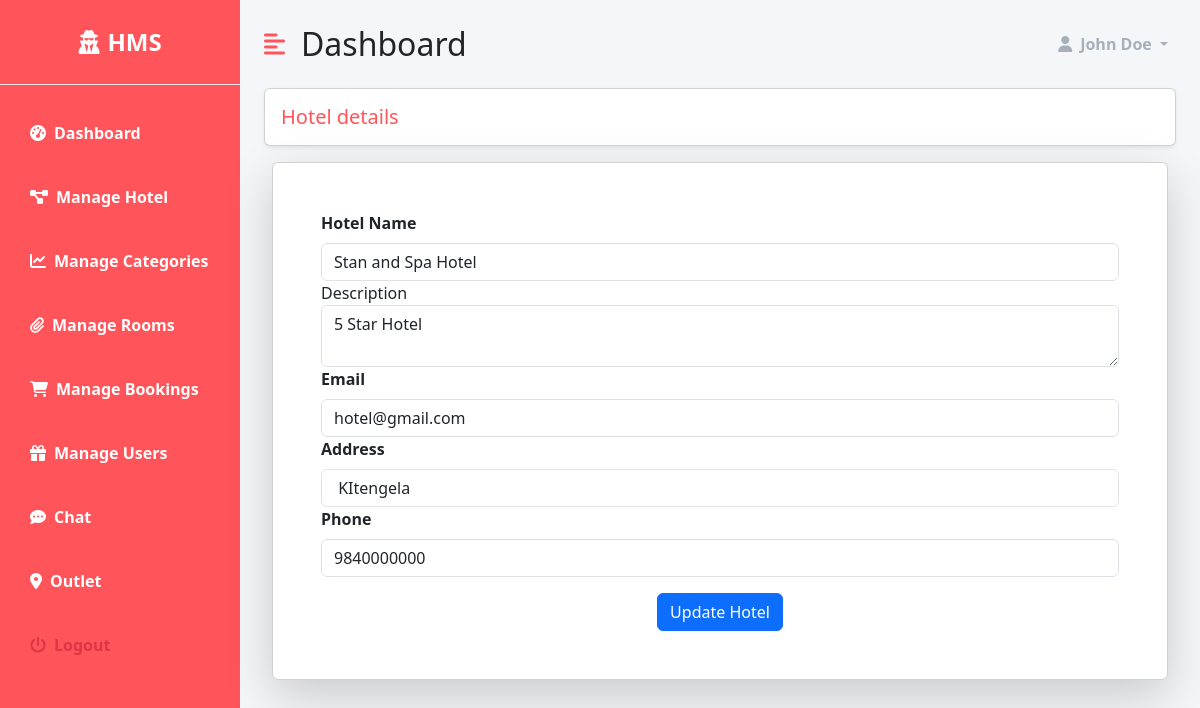
The page /dashboard/manage-hotel/ (signed in) on the database its author committed.
### hotel/models.py (models this page shows, shortened)
class Hotel(models.Model):
    name  = models.CharField(max_length=255)
    description = models.TextField()
    email = models.EmailField(default='hotel@gmail.com')
    address = models.CharField(max_length=255 , default='Kathmandu')
    phone = models.CharField(max_length=255 , default='9840000000')
    added_on = models.DateTimeField(auto_now_add=True)
    updated_on = models.DateTimeField(auto_now=True)

### dashboard/views.py (the view)
# urls.py: path('manage-hotel/' , views.manage_hotel , name='manage-hotel'),
@login_required(login_url='accounts:login')
@staff_member_required(login_url='accounts:login')
def  manage_hotel(request):
    hotel = Hotel.objects.all()[0]
    context = {
        'hotel': hotel,
    }
    return render(request, 'dashboard/hotel/manage_hotel.html', context)

### templates/dashboard/hotel/manage_hotel.html (shortened to what this page needs)
{% extends 'dashboard/base.html' %}
{% load static %}
{% block content %}
    <div class="row">
        <div class="col-md-12">
            <h5 class=" card shadow-sm primary-text p-3">Hotel details </h5>
        </div>
    </div>
    <div class="card shadow-lg m-2 p-5">
        <div class="col-md-12">
            <form method="post" action="{% url 'dashboard:update-hotel' %}">
                <div class="form-group">
                    <label for="name" class="form-label fw-bold">Hotel Name</label>
                    <input type="text" class="form-control" id="name" name="name" value="{{ hotel.name }}" required>
                </div>
                <div class="form-group">
                    <label for="description">Description</label>
                    <textarea class="form-control" id="description" name="description" required>{{ hotel.description }}</textarea>
                </div>
                <div class="form-group">
                    <label for="email" class="form-label fw-bold">Email</label>
                    <input type="emai" class="form-control" id="location" name="email" value="{{ hotel.email }}" required>
                <div class="form-group">
                    <label for="location" class="form-label fw-bold">Address</label>
                    <input type="text" class="form-control" id="address" name="address" value="{{ hotel.address }}" required>
                </div>
                <div class="form-group">
                    <label for="price" class="form-label fw-bold">Phone</label>
                    <input type="number" class="form-control" id="phone" name="phone" value="{{ hotel.phone }}" required>
                </div>
                <div class="text-center mt-3">
                    <button type="submit" class="btn btn-primary">Update Hotel</button>
                </div>
            </form>
        </div>
    </div>
{% endblock %}

### static/dashboard/style.css (style rules this page uses)
:root { --main-bg-color: #ff545a; --main-text-color: #ff545a; --second-text-color : #a7b0ba; --second-bg-color : #f5f6fa; }
.primary-text { color: var(--main-text-color); }

### rows shown on the page
Hotel: name "Stan and Spa Hotel", description "5 Star Hotel", email "hotel@gmail.com", address "KItengela", phone "9840000000"
